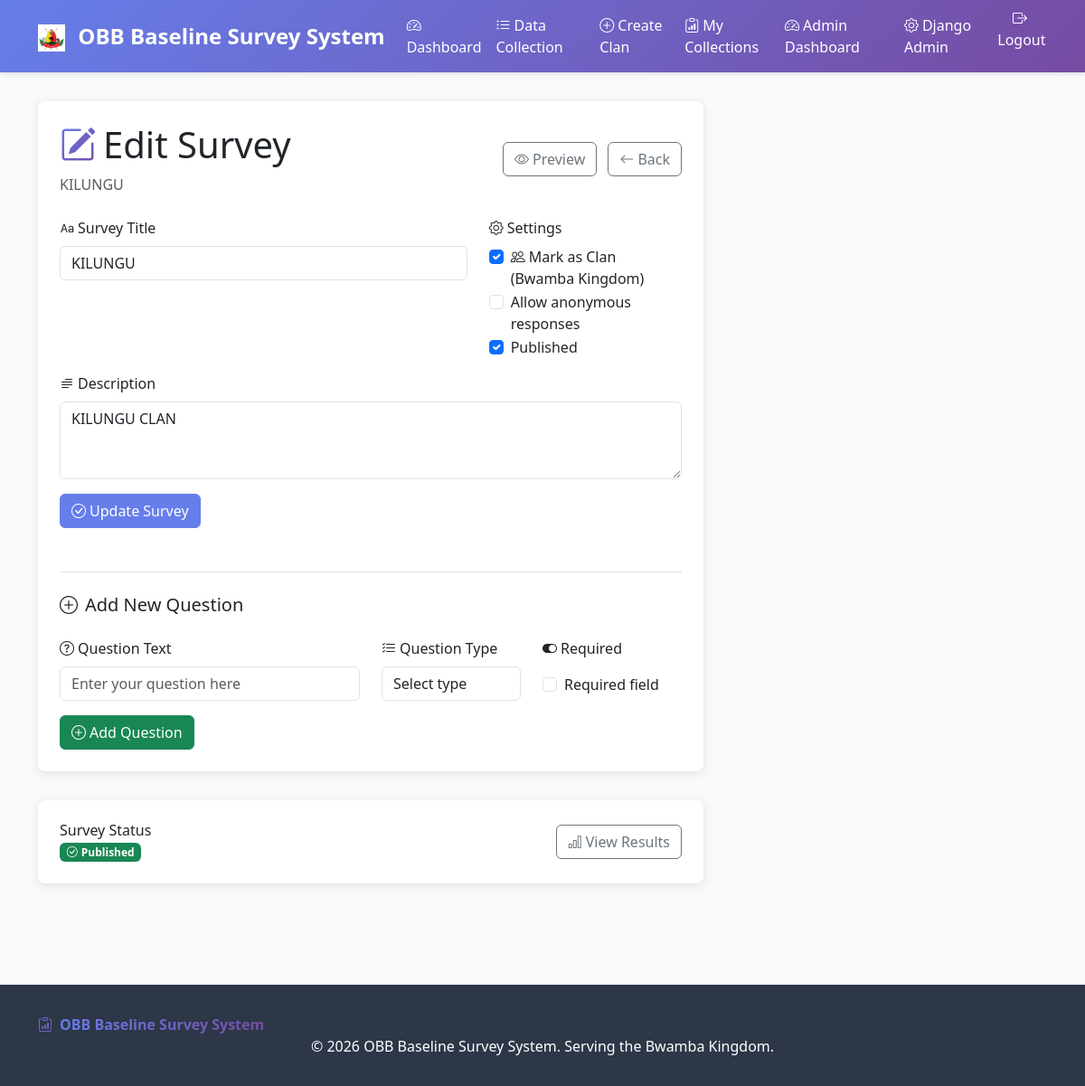
Screenshot of /surveys/1/edit/ (signed in) with the database file from the repository.
### surveys/models.py (models this page shows, shortened)
class Survey(models.Model):
    title = models.CharField(max_length=200)
    description = models.TextField(blank=True)
    created_at = models.DateTimeField(default=timezone.now)
    updated_at = models.DateTimeField(auto_now=True)
    is_active = models.BooleanField(default=True)
    allow_anonymous = models.BooleanField(default=True)
    created_by = models.ForeignKey(User, on_delete=models.CASCADE, related_name='surveys_created', null=True, blank=True)
    is_clan = models.BooleanField(default=False, help_text="Mark this survey as a clan for the Bwamba Kingdom")
    class Meta:
        ordering = ['-created_at']

### surveys/views.py (the view, shortened to what this page needs)
# urls.py: path('<int:survey_id>/edit/', views.edit_survey, name='edit_survey'),
@login_required
def edit_survey(request, survey_id):
    survey = get_object_or_404(Survey, id=survey_id)
    if survey.created_by != request.user and not request.user.is_staff:
        messages.error(request, 'You do not have permission to edit this survey.')
        return redirect('surveys:survey_list')
    questions = survey.questions.all().order_by('order')
    return render(request, 'surveys/edit_survey.html', {
        'survey': survey,
        'questions': questions,
    })

### surveys/templates/surveys/edit_survey.html (shortened to what this page needs)
{% extends "surveys/base.html" %}
{% block content %}
<div class="row">
    <div class="col-lg-8">
        <div class="custom-card p-4">
            <div class="d-flex justify-content-between align-items-center mb-4">
                <div>
                    <h1 class="mb-2">
                        <i class="bi bi-pencil-square text-gradient me-2"></i>Edit Survey
                    </h1>
                    <p class="text-muted mb-0">{{ survey.title }}</p>
                </div>
                <div>
                    <a href="{% url 'surveys:survey_detail' survey.id %}" class="btn btn-outline-secondary me-2">
                        <i class="bi bi-eye me-1"></i>Preview
                    </a>
                    <a href="{% url 'surveys:survey_list' %}" class="btn btn-outline-secondary">
                        <i class="bi bi-arrow-left me-1"></i>Back
                    </a>
                </div>
            </div>
            <form method="post" class="mb-5">
                <div class="row">
                    <div class="col-md-8">
                        <div class="mb-3">
                            <label for="title" class="form-label">
                                <i class="bi bi-type me-1"></i>Survey Title
                            </label>
                            <input type="text" name="title" id="title" value="{{ survey.title }}" class="form-control" required>
                        </div>
                    </div>
                    <div class="col-md-4">
                        <div class="mb-3">
                            <label class="form-label">
                                <i class="bi bi-gear me-1"></i>Settings
                            </label>
                            <div class="form-check">
                                <input type="checkbox" name="is_clan" id="is_clan"
                                       class="form-check-input" {% if survey.is_clan %}checked{% endif %}>
                                <label for="is_clan" class="form-check-label">
                                    <i class="bi bi-people me-1"></i>Mark as Clan (Bwamba Kingdom)
                                </label>
                            </div>
                            <div class="form-check">
                                <input type="checkbox" name="allow_anonymous" id="allow_anonymous"
                                       class="form-check-input" {% if survey.allow_anonymous %}checked{% endif %}>
                                <label for="allow_anonymous" class="form-check-label">
                                    Allow anonymous responses
                                </label>
                            </div>
                            <div class="form-check">
                                <input type="checkbox" name="is_active" id="is_active"
                                       class="form-check-input" {% if survey.is_active %}checked{% endif %}>
                                <label for="is_active" class="form-check-label">
                                    Published
                                </label>
                            </div>
                        </div>
                    </div>
                </div>
                <div class="mb-3">
                    <label for="description" class="form-label">
                        <i class="bi bi-text-paragraph me-1"></i>Description
                    </label>
                    <textarea name="description" id="description" rows="3" class="form-control">{{ survey.description }}</textarea>
                </div>
                <button type="submit" class="btn btn-primary">
                    <i class="bi bi-check-circle me-1"></i>Update Survey
                </button>
            </form>
            <div class="border-top pt-4">
                <h5 class="mb-4">
                    <i class="bi bi-plus-circle me-2"></i>Add New Question
                </h5>
                <form method="post">
                    <div class="row">
                        <div class="col-md-6">
                            <div class="mb-3">
                                <label for="question_text" class="form-label">
                                    <i class="bi bi-question-circle me-1"></i>Question Text
                                </label>
                                <input type="text" name="question_text" id="question_text" class="form-control"
                                       placeholder="Enter your question here" required>
                            </div>
                        </div>
                        <div class="col-md-3">
                            <div class="mb-3">
                                <label for="question_type" class="form-label">
                                    <i class="bi bi-list-check me-1"></i>Question Type
                                </label>
                                <select name="question_type" id="question_type" class="form-control" required>
                                    <option value="">Select type</option>
                                </select>
                            </div>
                        </div>
                        <div class="col-md-3">
                            <div class="mb-3">
                                <label class="form-label">
                                    <i class="bi bi-toggle-on me-1"></i>Required
                                </label>
                                <div class="form-check mt-2">
                                    <input type="checkbox" name="required" id="required" class="form-check-input">
                                    <label for="required" class="form-check-label">Required field</label>
                                </div>
                            </div>
                        </div>
                    </div>
                    <button type="submit" class="btn btn-success">
                        <i class="bi bi-plus-circle me-1"></i>Add Question
                    </button>
                </form>
            </div>
        </div>
        <div class="custom-card p-4 mt-4">
            <div class="d-flex justify-content-between align-items-center">
                <div>
                    <h6 class="mb-1">Survey Status</h6>
                    <div class="d-flex gap-2">
                        {% if survey.is_active %}
                            <span class="badge bg-success">
                                <i class="bi bi-check-circle me-1"></i>Published
                            </span>
                        {% else %}
                            <span class="badge bg-warning">
                                <i class="bi bi-hourglass me-1"></i>Draft
                            </span>
                        {% endif %}
                    </div>
                </div>
                <div>
                    <a href="{% url 'surveys:survey_results' survey.id %}" class="btn btn-outline-secondary">
                        <i class="bi bi-bar-chart me-1"></i>View Results
                    </a>
                </div>
            </div>
        </div>
    </div>
</div>
{% endblock %}

### surveys/templates/surveys/base.html (style rules this page uses)
:root { --primary-gradient: linear-gradient(135deg, #667eea 0%, #764ba2 100%); --primary-color: #667eea; --secondary-color: #6c757d; }
body { background-color: #f8f9fa; }
.custom-card { background: white; border-radius: 8px; box-shadow: 0 2px 10px rgba(0,0,0,0.1); margin-bottom: 2rem; border: none; }
.btn-primary { background: var(--primary-color); border-color: var(--primary-color); }
.text-gradient { background: var(--primary-gradient); -webkit-background-clip: text; -webkit-text-fill-color: transparent; background-clip: text; }

### rows the page displays
Survey: title "KILUNGU", is_clan "☑", is_active "☑", description "KILUNGU CLAN"
